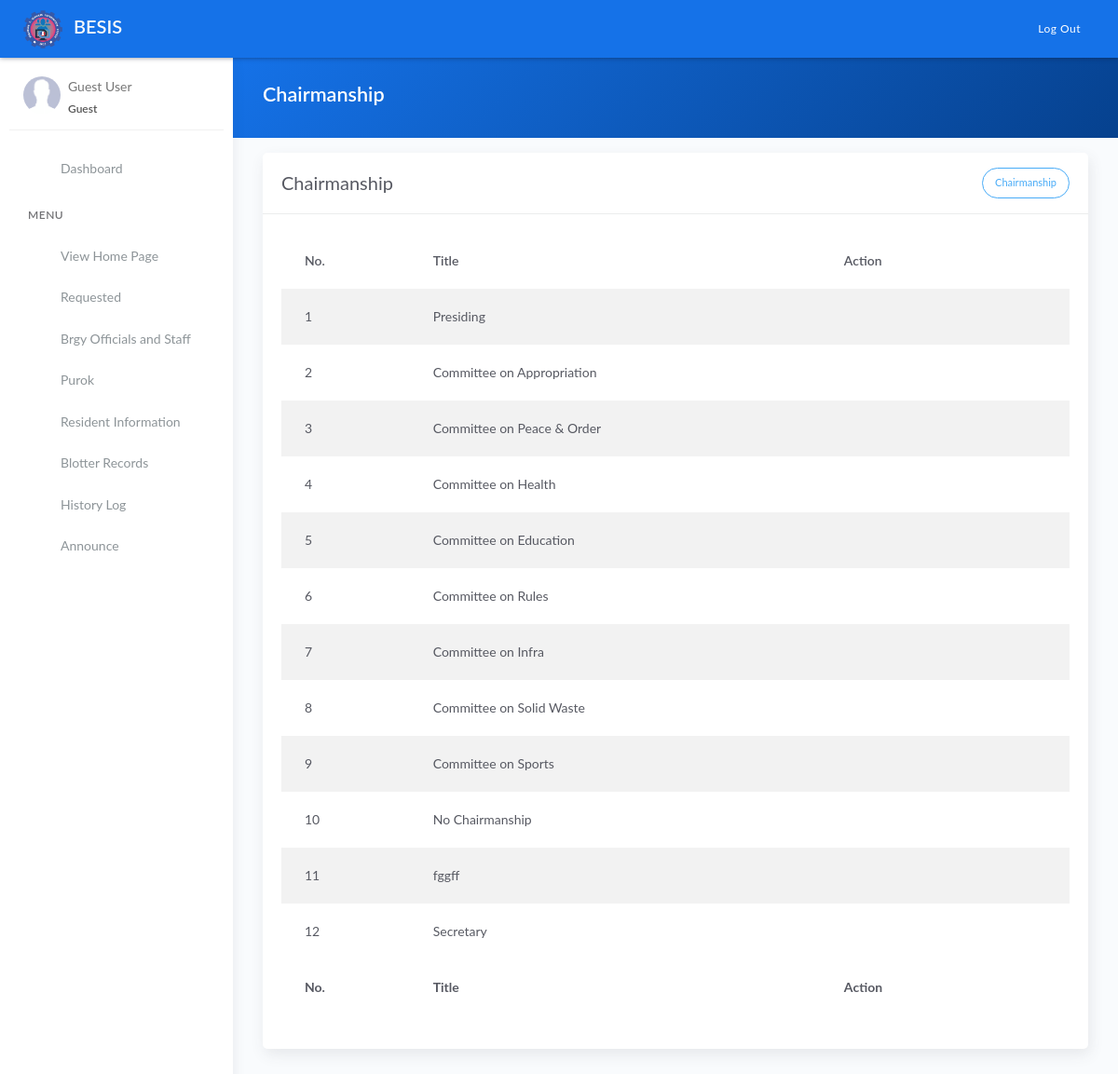
Page /chairmanship.php on the committed database.
### tables this page shows
CREATE TABLE `tblchairmanship` (
  `id` int(11) NOT NULL AUTO_INCREMENT,
  `title` varchar(100) DEFAULT NULL,
  PRIMARY KEY (`id`)
);

### model/fetch_brgy_info.php (called while the page is built, shortened)
<?php
	$chair_q = "SELECT * FROM tblchairmanship";
	$res_q = $conn->query($chair_q);
	$chair = array();
	while($row = $res_q->fetch_assoc()){
		$chair[] = $row;
	}
?>

### chairmanship.php (the view, shortened to what this page needs)
<?php include 'server/server.php' ?>
<?php
$query = "SELECT * FROM tblchairmanship";
$result = $conn->query($query);
?>
<!DOCTYPE html>
<html lang="en">
<head>
	<?php include 'templates/header.php' ?>
</head>
<body>
	<div class="wrapper">
		<?php include 'templates/main-header.php' ?>
		<?php include 'templates/sidebar.php' ?>
		<div class="main-panel">
			<div class="content">
				<div class="panel-header bg-primary-gradient">
					<div class="page-inner">
						<div class="d-flex align-items-left align-items-md-center flex-column flex-md-row">
							<div>
								<h2 class="text-white fw-bold">Chairmanship</h2>
							</div>
						</div>
					</div>
				</div>
				<div class="page-inner">
					<div class="row mt--2">
						<div class="col-md-12">
                            <div class="card">
								<div class="card-header">
									<div class="card-head-row">
										<div class="card-title">Chairmanship</div>
										<div class="card-tools">
											<a href="#add" data-toggle="modal" class="btn btn-info btn-border btn-round btn-sm">
												Chairmanship
											</a>
										</div>
									</div>
								</div>
								<div class="card-body">
									<div class="table-responsive">
										<table class="table table-striped">
											<thead>
												<tr>
													<th scope="col">No.</th>
													<th scope="col">Title</th>
													<th scope="col">Action</th>
												</tr>
											</thead>
											<tbody>
												<?php if(!empty($chair)): ?>
													<?php $no=1; foreach($chair as $row): ?>
													<tr>
														<td><?= $no ?></td>
														<td><?= $row['title'] ?></td>
														<td>
															<div class="form-button-action">
																<a type="button" href="#edit" data-toggle="modal" class="btn btn-link btn-primary"
																	title="Edit Title" onclick="editChair(this)" data-title="<?= $row['title'] ?>" data-id="<?= $row['id'] ?>">
																</a>
																<a type="button" data-toggle="tooltip" href="model/remove_chair.php?id=<?= $row['id'] ?>" onclick="return confirm('Are you sure you want to delete this title?');"
																	class="btn btn-link btn-danger" data-original-title="Remove">
																</a>
															</div>
														</td>
													</tr>
													<?php $no++; endforeach ?>
												<?php else: ?>
													<tr>
														<td colspan="3" class="text-center">No Available Data</td>
													</tr>
												<?php endif ?>
											</tbody>
											<tfoot>
												<tr>
													<th scope="col">No.</th>
													<th scope="col">Title</th>
													<th scope="col">Action</th>
												</tr>
											</tfoot>
										</table>
									</div>
								</div>
							</div>
						</div>
					</div>
				</div>
			</div>
		</div>
	</div>
</body>
</html>

### rows in the picture
tblchairmanship: title "Presiding"
tblchairmanship: title "Committee on Appropriation"
tblchairmanship: title "Committee on Peace & Order"
tblchairmanship: title "Committee on Health"
tblchairmanship: title "Committee on Education"
tblchairmanship: title "Committee on Rules"
tblchairmanship: title "Committee on Infra"
tblchairmanship: title "Committee on Solid Waste"
tblchairmanship: title "Committee on Sports"
tblchairmanship: title "No Chairmanship"
tblchairmanship: title "fggff"
tblchairmanship: title "Secretary"
